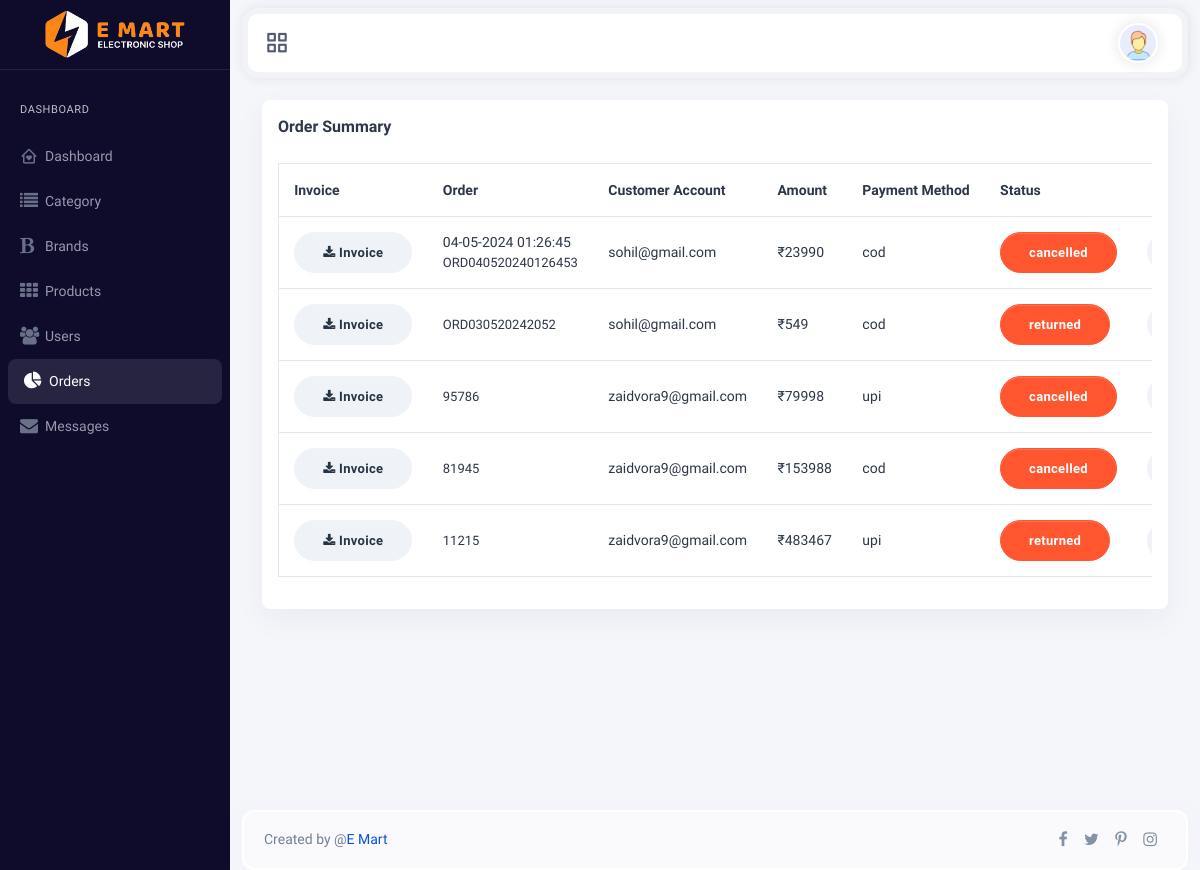
The app's page /admin/orders.php (signed in), older data.
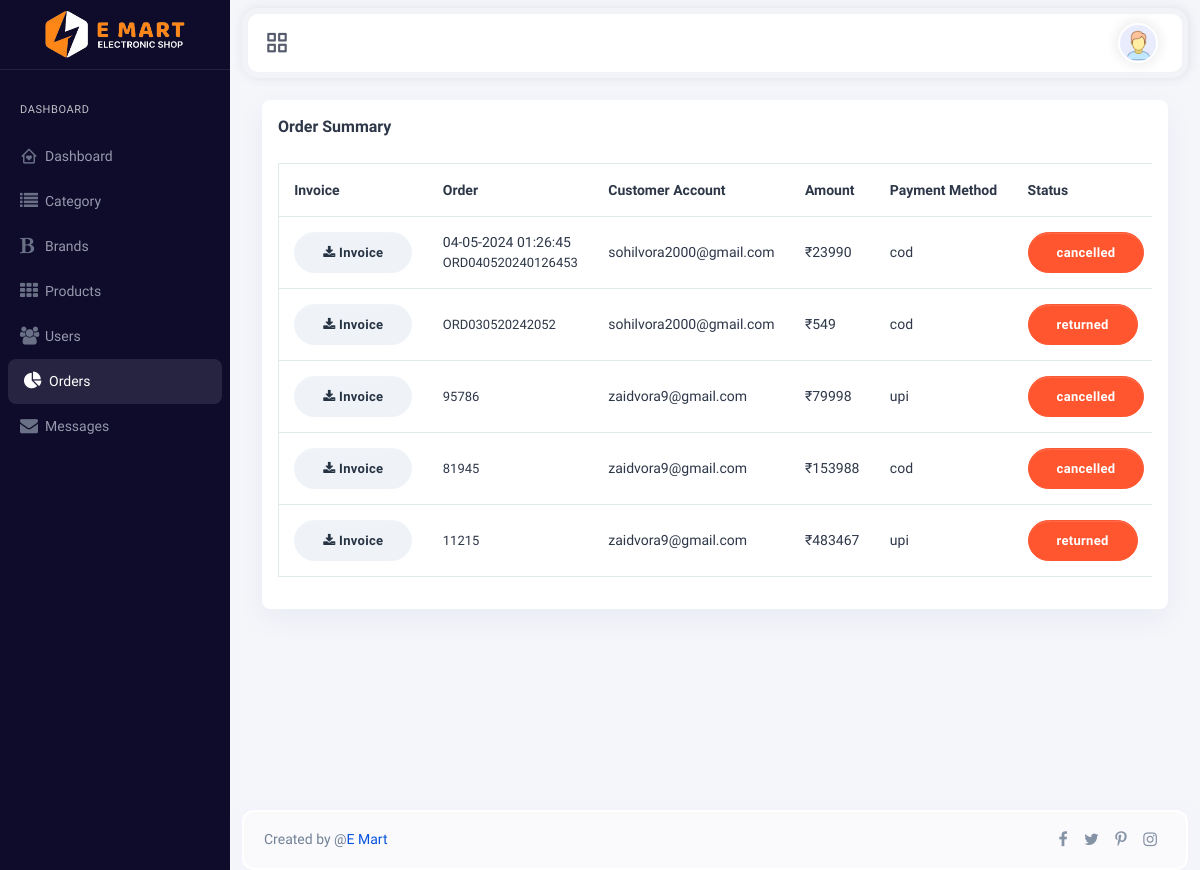
The same page, newer data.
### tables this page shows
CREATE TABLE `order_master` (
  `order_id` int(11) NOT NULL,
  `order_number` varchar(20) NOT NULL,
  `user_id` int(11) NOT NULL,
  `address_id` int(11) NOT NULL,
  `product_id` int(11) NOT NULL,
  `qty` int(11) NOT NULL,
  `product_price` varchar(20) NOT NULL,
  `total` varchar(20) NOT NULL,
  `payment_method` varchar(20) NOT NULL,
  `status` varchar(20) NOT NULL,
  `created_on` varchar(50) NOT NULL,
  `updated_on` timestamp NOT NULL DEFAULT current_timestamp() ON UPDATE current_timestamp()
);

CREATE TABLE `register` (
  `user_id` int(11) NOT NULL,
  `username` varchar(255) NOT NULL,
  `email` varchar(255) NOT NULL,
  `password` varchar(255) NOT NULL,
  `mobile` varchar(12) NOT NULL,
  `gender` varchar(7) NOT NULL,
  `u_type` varchar(6) NOT NULL,
  `registered_on` timestamp NOT NULL DEFAULT current_timestamp() ON UPDATE current_timestamp()
);

### src/Db/Db.php (called while the page is built, shortened)
<?php
class Db
{
    private $host = 'localhost';
    private $username = 'root';
    private $password = '';
    private $database = 'e-mart';
    protected function connect()
    {
        $con = new mysqli($this->host, $this->username, $this->password, $this->database);
        return $con;
    }
}

### src/Class/Crud.php (called while the page is built, shortened)
<?php
class Crud extends Db
{
    public function getData($table, $field = '', $condition = '', $order_by_field = '', $order_by_type = '', $limit = '')
    {
        $sql = "SELECT $field FROM $table";
        if ($condition != '') {
            $sql .= " WHERE $condition";
        }
        if ($order_by_field != '') {
            $sql .= " ORDER BY $order_by_field $order_by_type";
        }
        $result = $this->connect()->query($sql);
        if ($result->num_rows > 0) {
            $arr = array();
            while ($row = $result->fetch_assoc()) {
                $arr[] = $row;
            }
            return $arr;
        } else {
            return 0;
        }
    }
}

### admin/orders.php (the view, shortened to what the changed rows need)
<?php
require_once "includes/header.php";
$crud_obj = new Crud;
?>
<div class="main-panel">
    <div class="content-wrapper">
        <div class="container-fluid">
            <div class="row">
                <div class="col-12 box-margin">
                    <div class="card">
                        <div class="card-body">
                            <div class="table-responsive">
                                <table class="table table-nowrap">
                                    <thead>
                                        <tr>
                                            <th>Invoice</th>
                                            <th>Order</th>
                                            <th>Customer Account</th>
                                            <th>Amount</th>
                                            <th>Payment Method</th>
                                            <th>Status</th>
                                        </tr>
                                    </thead>
                                    <tbody>
                                        <?php
                                        $row = $crud_obj->getData('order_master LEFT JOIN register ON (order_master.user_id = register.user_id) GROUP BY order_number', '*', '', 'order_number', 'desc');
                                        if ($row) {
                                            foreach ($row as $value) {
                                        ?>
                                                <tr>
                                                    <th scope="row">
                                                        <a class="btn btn-sm btn-secondary btn-icon rounded-pill" target="_blank" href="../src/Class/Invoice.php?order_number=<?= $value['order_number'] ?>">
                                                            <span class="btn-inner--icon"><i class="fa fa-download"></i></span>
                                                            <span class="btn-inner--text">Invoice</span>
                                                        </a>
                                                    </th>
                                                    <td class="order">
                                                        <span class="font-14 mb-0"><?= $value['created_on'] ?></span>
                                                        <span class="d-block font-13"><?= $value['order_number'] ?></span>
                                                    </td>
                                                    <td>
                                                        <span class="client"><?= $value['email'] ?></span>
                                                    </td>
                                                    <td>
                                                        <?php
                                                        $total = 0;
                                                        $fetch_amount = $crud_obj->getData('order_master', 'qty,product_price', 'order_number = "' . $value['order_number'] . '"');
                                                        foreach ($fetch_amount as $amount) {
                                                            $total += ($amount['qty'] * $amount['product_price']);
                                                            $shippig = $total >= 500 ? 0 : 50;
                                                        }
                                                        echo "₹" . ($total + $shippig);
                                                        ?>
                                                    </td>
                                                    <td>
                                                        <span class="client"><?= $value['payment_method'] ?></span>
                                                    </td>
                                                    <td>
                                                        <div class="d-flex align-items-center">
                                                            <?php
                                                            if ($value['status'] == 'pending') {
                                                            ?>
                                                                <button type="button" class="btn btn-rounded btn-warning">
                                                                    <span class="btn-inner--text">
                                                                        <?= $value['status'] ?>
                                                                    </span>
                                                                </button>
                                                            <?php
                                                            } elseif ($value['status'] == 'cancelled' || $value['status'] == 'returned') {
                                                            ?>
                                                                <button type="button" class="btn btn-rounded btn-danger">
                                                                    <span class="btn-inner--text">
                                                                        <?= $value['status'] ?>
                                                                    </span>
                                                                </button>
                                                            <?php
                                                            }
                                                            ?>
                                                        </div>
                                                    </td>
                                                    <td>
                                                        <button type="button" id="" class="fetch_order_button btn btn-secondary btn-sm waves-effect btn-circle waves-light mr-2" data-orderno="<?= $value['order_number'] ?>" data-bs-toggle="tooltip" title="view order" data-original-title="Edit">
                                                        </button>
                                                    </td>
                                                </tr>
                                        <?php
                                            }
                                        }
                                        ?>
                                    </tbody>
                                </table>
                            </div>
                        </div>
                    </div>
                </div>
            </div>
        </div>
    </div>
</div>
<?php
require_once "includes/footer.php";
?>

Row changes from the older to the newer data that the page shows:
changed through a linked row, order_master "ORD040520240126453": user.email "sohil@gmail.com" → "sohilvora2000@gmail.com"
changed through a linked row, order_master "ORD030520242052": user.email "sohil@gmail.com" → "sohilvora2000@gmail.com"
